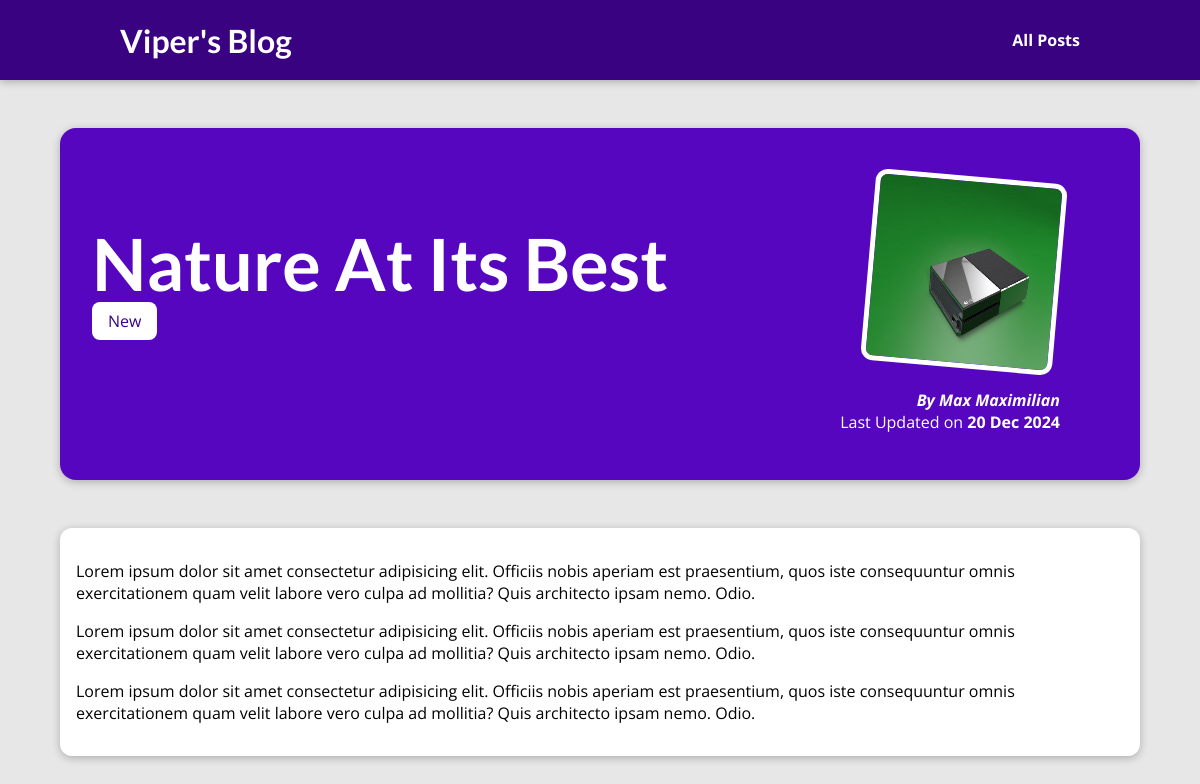
The page /posts/nature-at-its-best on the database its author committed.
### blog/models.py (models this page shows, shortened)
class Post(models.Model):
    title = models.CharField(max_length=150)
    excerpt = models.CharField(max_length=200)
    image = models.ImageField(upload_to="posts", null=True)
    date = models.DateField(auto_now=True)
    content = models.TextField(validators=[MinLengthValidator(10)])
    author = models.ForeignKey(Author, on_delete=models.SET_NULL,
                                null=True, related_name="posts")  # CASCADE意味着一个author删除，相应书同样删除
    tags = models.ManyToManyField(Tag, related_name="posts")    #不加on_delete
    slug = models.SlugField(unique=True, db_index= True)  # 如果用这个query，可以设置为index。但是设置太多column为index会降低效率。

class Tag(models.Model):
    caption = models.CharField(max_length=20)

class Author(models.Model):
    first_name = models.CharField(max_length=100)
    last_name = models.CharField(max_length=100)
    email = models.EmailField()
    def full_name(self):
        return f"{self.first_name} {self.last_name}"
    def __str__(self):    #此处必须写self
        return self.full_name()

### blog/views.py (the view)
# urls.py: path("posts/<slug>", views.SinglePostView.as_view(), name="post-detail-page"),   #posts/my-first-post
class SinglePostView(DetailView):
    template_name = "blog/post-detail.html"
    model = Post
    def get_context_data(self, **kwargs):
        context = super().get_context_data(**kwargs)
        context['post_tags'] = self.object.tags.all()
        return context

### blog/templates/blog/post-detail.html (shortened to what this page needs)
{% extends "base.html" %}
{% load static %}
{% block css_files %}
    <link rel="stylesheet" href="{% static "blog/post-detail.css" %}" />
{% endblock %}
{% block content %}
    <section id="summary">
        <h2> {{post.title}}</h2>
        <div>
            {% for tag in post_tags %}
                <span class="tag"> {{tag.caption}} </span>
            {% endfor %}
        </div>
        <article>
            <img src="{{post.image.url}}" alt="{{post.title}}"/>
            <address>By <a href="mailto:{{post.author.email}}">{{post.author}} </a></address>
            <div>
                Last Updated on <time>{{post.date|date:"d M Y"}}</time>
            </div>
        </article>
    </section>
    <main>
        {{ post.content|linebreaks }}
    </main>
{% endblock %}

### static/app.css (style rules this page uses)
* { box-sizing: border-box; }
html { font-family: 'Open Sans', 'Lato', sans-serif; }
body { margin: 0; }
h1, h2, h3 { font-family: 'Lato', sans-serif; font-weight: bold; }

### blog/static/blog/post-detail.css (style rules this page uses)
body { background-color: #e7e7e7; }
#summary { margin: 8rem auto 3rem auto; padding: 2rem; width: 90%; max-width: 90rem; border-radius: 16px; background-color: #5706c0; position: relative; box-shadow: 0 2px 8px rgba(0, 0, 0, 0.25); height: 22rem; }
#summary h2 { color: white; font-size: 4.5rem; margin-bottom: 0.25rem; }
#summary article { position: absolute; top: 2rem; right: 3rem; padding: 1rem 2rem; border-radius: 12px; text-align: right; color: white; }
#summary article img { width: 12rem; height: 12rem; border-radius: 12px; transform: rotateZ(5deg); border: 5px solid white; margin-bottom: 1rem; }
#summary address { font-weight: bold; }
#summary time { font-weight: bold; }
#summary a { color: white; text-decoration: none; }
main { width: 90%; max-width: 90rem; margin: 3rem auto; background-color: white; padding: 1rem; border-radius: 12px; box-shadow: 0 2px 8px rgba(0, 0, 0, 0.25); }
.tag { background-color: white; color:#390281; padding: 0.5rem 1rem; border-radius: 8px; }

### rows shown on the page
Post: title "Nature At Its Best", image (picture), author "Max Maximilian", date "20 Dec 2024", content "Lorem ipsum dolor sit amet consectetur adipisicing elit. Officiis nobis aperiam est praesentium, quos iste consequuntur omnis exercitationem quam velit labore vero culpa ad mollitia? Quis architecto ipsam nemo. Odio. Lorem ipsum dolor sit amet consectetur adipisicing elit. Officiis nobis aperiam est praesentium, quos iste consequuntur omnis exercitationem quam velit labore vero culpa ad mollitia? Quis architecto ipsam nemo. Odio. Lorem ipsum dolor sit amet consectetur adipisicing elit. Officiis nobis aperiam est praesentium, quos iste consequuntur omnis exercitationem quam velit labore vero culpa ad mollitia? Quis architecto ipsam nemo. Odio."
Tag: caption "New"
